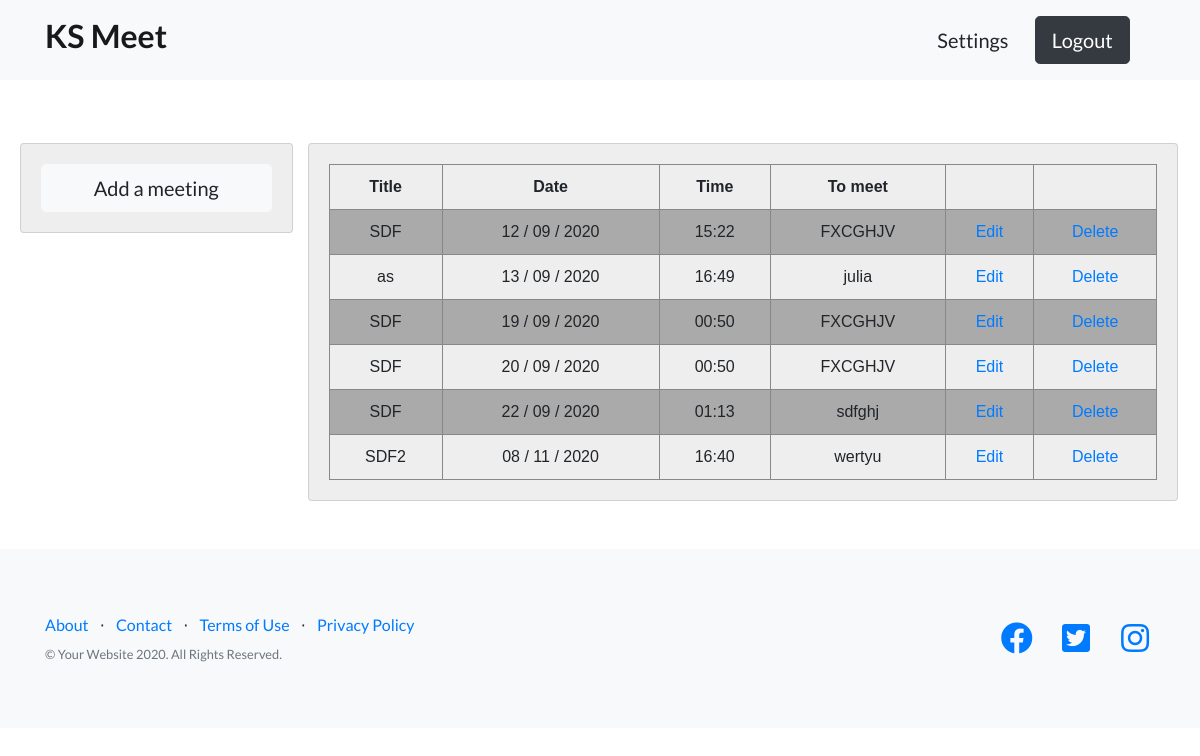
Screenshot of /logined.php (signed in) with the database file from the repository.
### tables this page shows
CREATE TABLE `meet` (
  `meetid` int(11) NOT NULL,
  `title` varchar(255) NOT NULL,
  `to_meet` varchar(255) NOT NULL,
  `userid` int(11) NOT NULL,
  `start_datetime` datetime NOT NULL DEFAULT CURRENT_TIMESTAMP,
  `end_datetime` datetime NOT NULL DEFAULT CURRENT_TIMESTAMP
);

### logined.php (the view, shortened to what this page needs)
<?php
include_once 'dbh.php';
?>
<!DOCTYPE html>
<html lang="en">
<head>
  <link href="vendor/bootstrap/css/bootstrap.min.css" rel="stylesheet">
  <link href="vendor/fontawesome-free/css/all.min.css" rel="stylesheet">
  <link href="vendor/simple-line-icons/css/simple-line-icons.css" rel="stylesheet" type="text/css">
  <link href="css/landing-page.min.css" rel="stylesheet">
</head>
<body>
  <nav class="navbar navbar-light bg-light static-top">
    <div class="container">
      <a class="navbar-brand" href="logined.php"><h2>KS Meet</h2></a>
      <div class="navbar">
	 	<a class="btn btn-lg btn-light" href="#">Settings</a>&nbsp;&nbsp;&nbsp;
		<a class="btn btn-lg btn-dark" href="logout.php">Logout</a>&nbsp;&nbsp;&nbsp;
    </div>
  </nav>
<br><br>
<div class="row">
  <div class="leftcolumn">
    <div class="card">
  <a class="btn btn-lg btn-light" href="add_meeting.php">Add a meeting</a>
    </div></div>
  <div class="rightcolumn">
  <div class="card">
  <table style="width:100%;">
      <tr>
      <th>Title</th>
      <th>Date</th>
      <th>Time</th>
      <th>To meet</th>
      <th></th>
      <th></th>
      </tr>
      <?php
      $id = $_SESSION['userid'];
      $sql="SELECT * FROM meet WHERE userid = $id ORDER BY start_datetime ASC";
      $result=mysqli_query($conn,$sql);
      while($row = mysqli_fetch_assoc($result)){
        $title=$row["title"];
        $date=$row["start_datetime"];
        $tomeet=$row["to_meet"];
        $meetid = $row["meetid"];
        $tim = explode(" ",$date);
        $dats = explode("-",$tim[0]);
        $time = explode(":",$tim[1]);
        echo '
        <tr>
        <td>'.$title.'</td>
        <td>'.$dats[2].' / '.$dats[1].' / '.$dats[0].'</td>
        <td>'.$time[0].':'.$time[1].'</td>
        <td>'.$tomeet.'</td>
        <td> <a href="edit.php?link=' . $meetid . '">Edit</a></td>
        <td> <a href="delete.php?link=' . $meetid . '">Delete</a></td>
        </tr>
        ';
      }
      ?>
      </table>
    </div>
    </div>
</div>
  <br>
  <br>
  <footer class="footer bg-light">
    <div class="container">
      <div class="row">
        <div class="col-lg-6 h-100 text-center text-lg-left my-auto">
          <ul class="list-inline mb-2">
            <li class="list-inline-item">
              <a href="#">About</a>
            </li>
            <li class="list-inline-item">&sdot;</li>
            <li class="list-inline-item">
              <a href="#">Contact</a>
            </li>
            <li class="list-inline-item">&sdot;</li>
            <li class="list-inline-item">
              <a href="#">Terms of Use</a>
            </li>
            <li class="list-inline-item">&sdot;</li>
            <li class="list-inline-item">
              <a href="#">Privacy Policy</a>
            </li>
          </ul>
          <p class="text-muted small mb-4 mb-lg-0">&copy; Your Website 2020. All Rights Reserved.</p>
        </div>
        <div class="col-lg-6 h-100 text-center text-lg-right my-auto">
          <ul class="list-inline mb-0">
            <li class="list-inline-item mr-3">
              <a href="https://facebook.com/mahale.shantanu.26">
                <i class="fab fa-facebook fa-2x fa-fw"></i>
              </a>
            </li>
            <li class="list-inline-item mr-3">
              <a href="">
                <i class="fab fa-twitter-square fa-2x fa-fw"></i>
              </a>
            </li>
            <li class="list-inline-item">
              <a href="https://instagram.com/shaantnu_/">
                <i class="fab fa-instagram fa-2x fa-fw"></i>
              </a>
            </li>
          </ul>
        </div>
      </div>
    </div>
  </footer>
</body>
</html>

### logined.php (style rules this page uses)
table { font-family: arial, sans-serif; border-collapse: collapse; width: 100%; }
td, th { border: 1px solid #888; text-align: center; padding: 10px; }
tr:nth-child(even) { background-color: #aaa; }
.leftcolumn { float: left; width: 25%; padding-left: 35px; }
.rightcolumn { float: left; width: 72%; padding-left: 15px; }
.card { background-color: #eee; padding: 20px; margin-top: 15px; }
.row:after { content: ""; display: table; clear: both; }

### rows the page displays
meet: title "SDF", start_datetime "12", start_datetime "09", start_datetime "2020", start_datetime "15", start_datetime "22", to_meet "FXCGHJV"
meet: title "as", start_datetime "13", start_datetime "09", start_datetime "2020", start_datetime "16", start_datetime "49", to_meet "julia"
meet: title "SDF", start_datetime "19", start_datetime "09", start_datetime "2020", start_datetime "00", start_datetime "50", to_meet "FXCGHJV"
meet: title "SDF", start_datetime "20", start_datetime "09", start_datetime "2020", start_datetime "00", start_datetime "50", to_meet "FXCGHJV"
meet: title "SDF", start_datetime "22", start_datetime "09", start_datetime "2020", start_datetime "01", start_datetime "13", to_meet "sdfghj"
meet: title "SDF2", start_datetime "08", start_datetime "11", start_datetime "2020", start_datetime "16", start_datetime "40", to_meet "wertyu"
